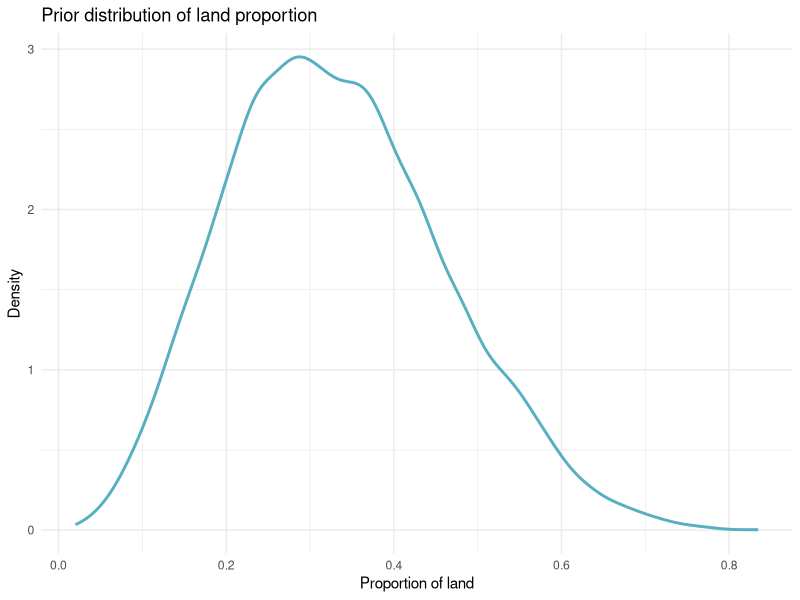
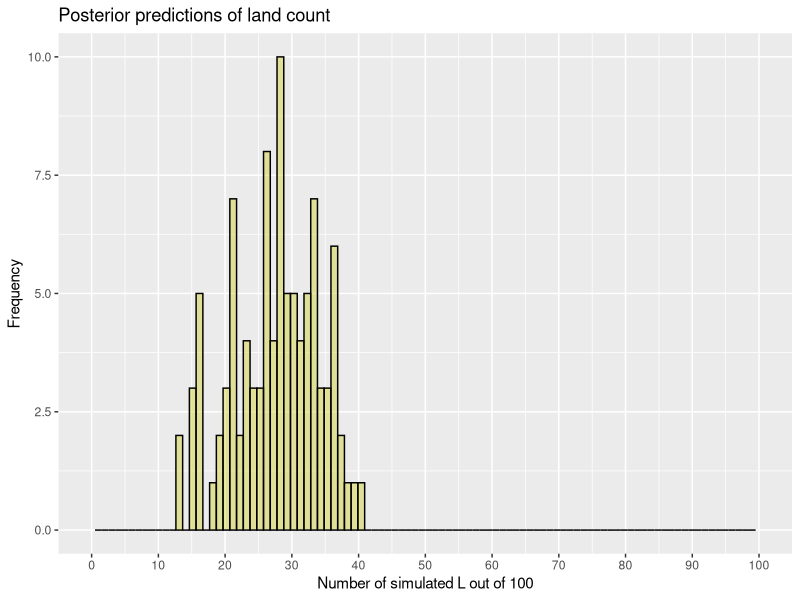

R code for these plots, in order:
## ---- chunk 1
knitr::opts_chunk$set(tidy = TRUE, tidy.opts=list(width.cutoff=50))
## ---- chunk 2
library(stats)
library(dplyr)
library(ggplot2)
## ---- chunk 3
# satisfaction rates
sf_A <- 0.7
sf_B <- 0.5
sf_C <- 0.8

pos_0 <- 6 # number of initial positive reviews
neg_0 <- 4 # number of initial negative reviews
n_0 <- pos_0 + neg_0 # total initial reviews

freq_B <- 2 # B is twice as likely to receive reviews
## ---- chunk 4
# priors for each company
prior_A <- 1/4
prior_B <- 1/2
prior_C <- 1/4

# data frame of priors and satisfaction rates (aka candidates)
companies_0 <- data.frame(
  company = c("A", "B", "C"),
  prior = c(prior_A, prior_B, prior_C),
  satisfaction = c(sf_A, sf_B, sf_C)
)

# posterior function
posterior <- function(data, pos, n) {
  likelihood <- dbinom(pos, size = n, prob = data$satisfaction)
  posterior <- likelihood * data$prior
  posterior_norm <- posterior / sum(posterior) # normalization
  data.frame(data[1], posterior_norm) # 1 column is a company
}

posterior_0 <- posterior(companies_0, pos_0, n_0)
filter(posterior_0, company == "A")$posterior_norm
## ---- chunk 5
pos_1 <- 9 # new positive reviews
neg_1 <- 1 # new negative reviews
n_1 <- pos_1 + neg_1

companies_1 <- data.frame(
  company = c("A", "B", "C"),
  prior = posterior_0$posterior_norm,
  satisfaction = c(sf_A, sf_B, sf_C)
)

posterior_1 <- posterior(companies_1, pos_1, n_0)
filter(posterior_1, company == "C")$posterior_norm - filter(posterior_0, company == "C")$posterior_norm
## ---- chunk 6
defect_A <- 0.1
defect_B <- 0.2

# probability of getting shipment from each factory is the same, so:
prior_A <- 0.5
prior_B <- 0.5
## ---- chunk 7
# total probability of getting defective product
p_defect <- defect_A * prior_A + defect_B * prior_B

# probability that defective product is from A
p_A_defect <- defect_A * prior_A / p_defect

# probability that defective product is from B
p_B_defect <- defect_B * prior_B / p_defect
## ---- chunk 8
# probabilities are already normalized so we don't need to divide them by total

# probability ob obtaining defective products again from company A
p_A_defect_next <- defect_A * p_A_defect

# probability ob obtaining defective products again from company B
p_B_defect_next <- defect_B * p_B_defect

# probabilities are independent, so we can sum them up to obtain total
p_defect_next <- p_A_defect_next + p_B_defect_next
p_defect_next
## ---- chunk 9
ident_A <- 0.93
ident_B <- 0.87

# marginal likelihood
p_algorithm <- ident_A * p_A_defect + (1 - ident_B) * p_B_defect

# probability that shipment is from A
p_A_defect * ident_A / p_algorithm
## ---- chunk 10
a <- 4
b <- 8

theta <- seq(0, 1, length.out = 1000) # 1000 values
d <- dbeta(theta, shape1 = a, shape2 = b)
summary <- data.frame(theta, d)

# sample from prior
set.seed(70)
n <- 10000
prior_sample <- data.frame(sample = rbeta(n, a, b))

ggplot(summary) +
  geom_density(data = prior_sample, aes(x = sample), color = "#57afc1", size = 1) +
  theme_minimal() +
  labs(
    title = "Prior distribution of land proportion",
    x = "Proportion of land",
    y = "Density")
## ---- chunk 11
prop <- seq(0, 1, length.out = 12)
priors <- vector("numeric", length(prop))
for (i in seq_along(prop)){
  priors[i] <- round(sum(prior_sample >= prop[i] & prior_sample < prop[i+1]) / 1e4, 2)
}
poss <- data.frame(prop_L = seq(0, 1, .1), prior = priors[1:11])
## ---- chunk 12
num_tosses <- 100
land <- 26

# posterior function
posterior_globe <- function(data_post, land, n) {
  likelihood <- dbinom(land, size = n, prob = data_post$prop_L)
  posterior <- likelihood * data_post$prior
  posterior_norm <- posterior / sum(posterior) # normalization
  data.frame(data_post, lh = round(likelihood, 3), post = round(posterior_norm, 3))
}

posterior <- posterior_globe(poss, land, num_tosses)

set.seed(70)
posterior_sample <- data.frame(sample = sample(posterior$prop_L, size = 1000, replace = TRUE, prob = posterior$post))

num_outcomes <- 100
predictions <- data.frame(count = rbinom(n = num_outcomes, size = num_outcomes, prob = posterior_sample$sample))

predictions %>% ggplot(aes(x = count)) +
  geom_histogram(fill = "#d6d444", color = "black", alpha = .5, bins = 100) +
  scale_x_continuous(limits = c(0, num_outcomes), breaks = seq(0, num_outcomes, 10)) +
  labs(
    title = "Posterior predictions of land count",
    x = "Number of simulated L out of 100",
    y = "Frequency"
  )
